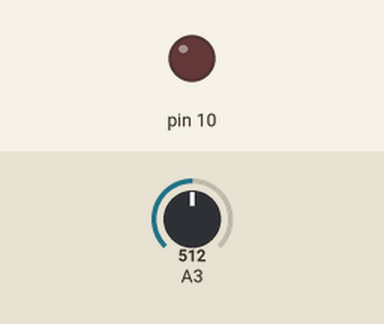
The sketch below on a simulated Arduino Uno, built with avr-gcc and run on an emulated ATmega328P. Parts: output pins drawn as LEDs (lit = HIGH). The inputs (shaded band) are chosen by the test bench; at power-on: A3 = 512. What the sketch prints to the serial monitor is not drawn.

Above: at 5.8 s.
5.9 s: A3 set to 716
At 11.0 s:
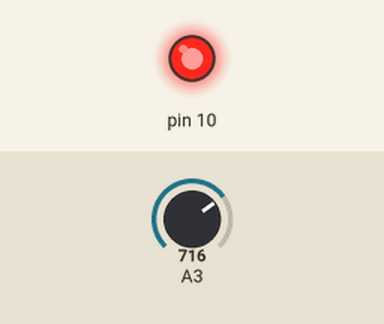
16.5 s: A3 set to 900
Timing chart, 0 to 31.5 s (numbered marks = the images above; inputs shaded):
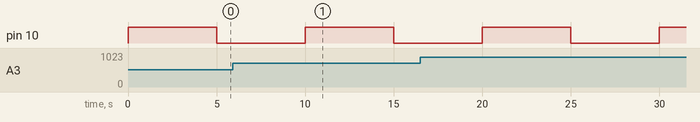

The sketch:

arduino.ino
```cpp
#define READ_FREQ_MS 5000

bool ledStatus = false;

void setup() {
    Serial.begin(115200);
    pinMode(A3, INPUT);
    pinMode(10, OUTPUT);
}

void loop() {
    int analogValue = analogRead(A3);
    Serial.write((uint8_t*)&analogValue, sizeof(int));
    ledStatus = !ledStatus;
    digitalWrite(10, ledStatus);
    delay(READ_FREQ_MS);
}
```
